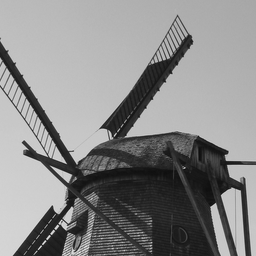
#> input picture poc/image_noise/windmill.png, 256 x 256 px
$ python noise.py
#> lines starting #> are read from the running program, lines starting #| are printed output that depends on the picture
import numpy as np
import matplotlib.pyplot as plt
from PIL import Image

# Read the image and convert it to a numpy array
image = Image.open("windmill.png")
#> image is the input picture: PIL image 256x256 L; min 11, max 244, mean 137
image_np = np.array(image)

# If the image is grayscale, ensure it has a shape of (Height, Width, 1)
if len(image_np.shape) == 2:
    image_np = image_np[:, :, np.newaxis]

# Display the original image
plt.figure(figsize=(6, 6))
plt.imshow(image_np.squeeze(), cmap='gray')
plt.title('Original Image')
plt.axis('off')
plt.show()


# Function to add Gaussian noise to an image
def add_gaussian_noise(image, mean=0, var=0.01):
    # Generate Gaussian noise
#> called with mean = 0, var = 0.01
    sigma = var ** 0.5
    gaussian_noise = np.random.normal(mean, sigma, image.shape)

    # Add the noise to the image
    noisy_image = image + gaussian_noise * 255
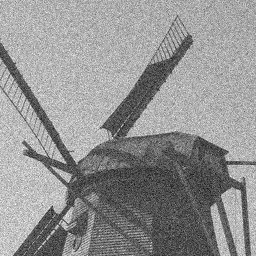
#> noisy_image: shape (256, 256, 1) float64; min -85.73, max 301, mean 136.9; drawn with min black and max white
    noisy_image = np.clip(noisy_image, 0, 255)  # Clip values to be in [0, 255]
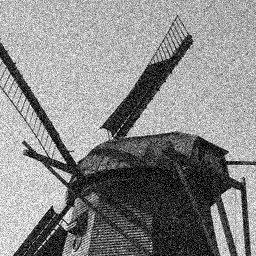
#> noisy_image: shape (256, 256, 1) float64; min 0, max 255, mean 137.1

    return noisy_image.astype(np.uint8)


# Add Gaussian noise to the image
noisy_image = add_gaussian_noise(image_np)

# Display the noisy image
plt.figure(figsize=(6, 6))
plt.imshow(noisy_image.squeeze(), cmap='gray')
plt.title('Image with Gaussian Noise')
plt.axis('off')
plt.show()


# Function to apply a simple mean filter to remove noise
def mean_filter(image, kernel_size=3):
#> called with kernel_size = 3
    padded_image = np.pad(image, ((kernel_size // 2, kernel_size // 2), (kernel_size // 2, kernel_size // 2), (0, 0)),
                          mode='constant')
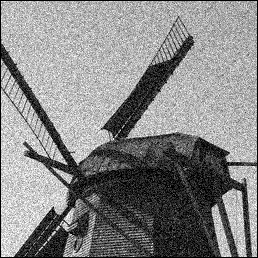
#> padded_image: shape (258, 258, 1); min 0, max 255, mean 134.5
    filtered_image = np.zeros_like(image)

    for i in range(image.shape[0]):
        for j in range(image.shape[1]):
            for k in range(image.shape[2]):
                filtered_image[i, j, k] = np.mean(padded_image[i:i + kernel_size, j:j + kernel_size, k])
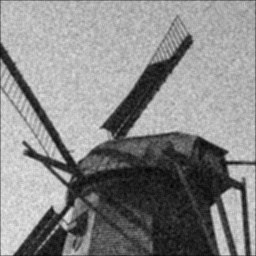
#> filtered_image: shape (256, 256, 1); min 1, max 233, mean 135.4

    return filtered_image.astype(np.uint8)


# Apply mean filter to the noisy image
filtered_image = mean_filter(noisy_image)

# Display the filtered image
plt.figure(figsize=(6, 6))
plt.imshow(filtered_image.squeeze(), cmap='gray')
plt.title('Filtered Image (Mean Filter)')
plt.axis('off')
plt.show()
